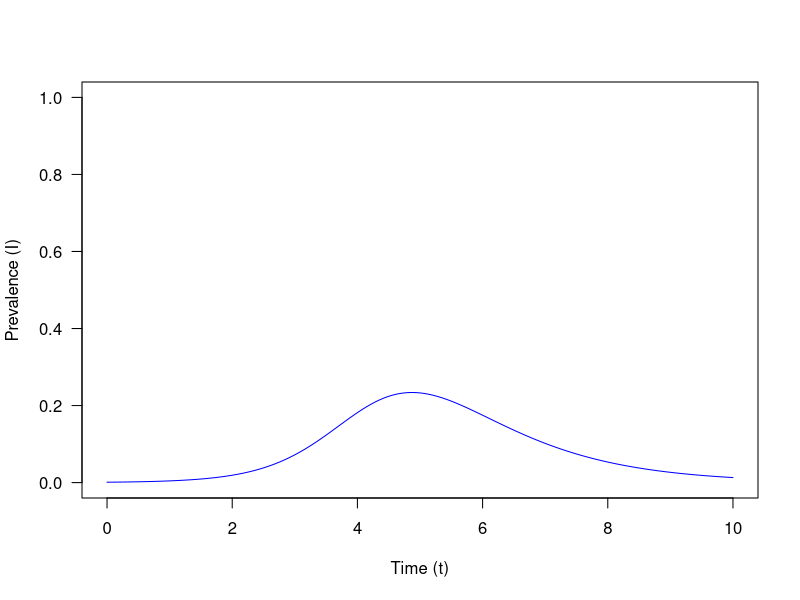

Reproduce this figure in R. (Note: this script raises an error after producing the figure.)
### Part a
library(deSolve)


### Part b
SIR.vector.field <- function(t, vars, parms=c(beta=2,gamma=1)) {
  # Writes vector field of these differential equations
  with(as.list(c(parms, vars)), {
    dS <- -1*beta*S*I # dS/dt
    dI <- beta*S*I-gamma*I  # dI/dt
    dR <- gamma*I  # dR/dt
    vec.fld <- c(dS=dS, dI=dI, dR=dR)
    return(list(vec.fld)) # ode() requires a list
  })
}

draw.soln <- function(ic=c(S=0.999,I=0.001,R=0), tmax=1, 
                      times=seq(0,tmax,length.out = 500), 
                      func, parms=c(R_0=2,gamma_inv=1), colour="blue", ... ) {
  # Solve ode from vector field using deSolve package and 
  # initial condition and parameters given
  with(as.list(parms),{
    gamma=1/gamma_inv
    beta=gamma*R_0
    # times=times/gamma_inv # Convert time to "natural units" of periods of gamma
    soln <- ode(y=ic, times=times, func, parms=c(beta=beta,gamma=gamma)) # Solve the ode 
    lines(times, soln[,"I"], col=colour, ... ) # Add this line to our plot
    return(data.frame(time=times,y=soln[,"I"]))
  })
}


tmax <- 10 # end time for numerical integration of the ODE
## draw box for plot:
plot(0,0,xlim=c(0,tmax),ylim=c(0,1),
     type="n",xlab="Time (t)",ylab="Prevalence (I)",las=1)
## initial conditions:
I0 <- 0.001
S0 <- 1 - I0
R0 <-  0
## Set parameter values
Rknot_vals <- 2.5
gamma_inv <- 1
# Solve ode for these parameters and initial conditions
draw.soln(ic=c(S=S0,I=I0,R=R0), tmax=tmax,
          func=SIR.vector.field,
          parms=c(R_0=Rknot_vals,gamma_inv=gamma_inv,lwd=5)
)


# Part c
tikz("Q3Partc.tex")
tmax <- 40 # end time for numerical integration of the ODE
## initial conditions:
I0 <- 0.001
S0 <- 1 - I0
R0 <-  0
gamma_inv=4
Rknot_vals <- c(1.2,1.5,1.8,2,3,4)
## draw box for plot:
plot(0,0,xlim=c(0,tmax),ylim=c(0,0.5),
     type="n",las=1,
     xlab="Time (t)",
     ylab="Prevalence (I)",
     main="SIR curves with varied $\\R_0$ Values")
## draw solution for each value of Rknot:
for (i in 1:length(Rknot_vals)) {
  draw.soln(ic=c(S=S0,I=I0,R=R0), tmax=tmax,
            times=seq(0,tmax,length.out = 500),
            func=SIR.vector.field,
            parms=c(R_0=Rknot_vals[i],gamma_inv=gamma_inv), lwd=2,
            colour=rainbow(length(Rknot_vals)+1)[i] # use a different line colour for each solution
  )
}
legend("topright",legend=Rknot_vals,col=rainbow(length(Rknot_vals)+1),lwd=2)
dev.off()

## Part d
tmax <- 122 # end time for numerical integration of the ODE
euc.dist <- function(x1, x2) sqrt(sum((x1 - x2) ^ 2))
Errors <- matrix(NA,ncol=4,nrow=4*6*6)
y1 <- data.frame(time=philadata$t,y=philadata$pim)
pop=c(900,2000,2500,3000,5000)
for (p in 1:length(pop)) {
  ## initial conditions:
  I0 <- 0.00006
  R0 <-  0.1
  S0 <- 1 - I0 - R0
  plot(philadata$t,philadata$pim/7500,pch=20,col="blue",cex=1.2)
  gamma_inv <- 4
  Rknot_vals <- c(1.97,2,2.01,2.03,2.05)
  ## draw solution for each value of Rknot:
  for (i in 1:length(Rknot_vals)) {
    for (j in 1:length(gamma_inv)) {
      y2 <- draw.soln(ic=c(S=S0,I=I0,R=R0), tmax=tmax,
                times=seq(0,tmax,length.out = 488+1),
                func=SIR.vector.field,
                parms=c(R_0=Rknot_vals[i],gamma_inv=gamma_inv[j]), lwd=2, lty=j,
                colour=rainbow(length(Rknot_vals)+1)[i] # use a different line colour for each solution
      )
      func <- y2[which(y2$time %in% y1$time),"y"]
      E <- euc.dist(y1[,2],func)
      Errors[((p-1)*length(Rknot_vals)*length(gamma_inv)+(i-1)*length(gamma_inv)+j),1:4] <- c(pop[p],Rknot_vals[i],gamma_inv[j],E)
    }
  }
  
  legend("topright",legend=Rknot_vals,col=rainbow(length(Rknot_vals)+1),lwd=2)
  title(paste("Population of",pop[p]))
}
